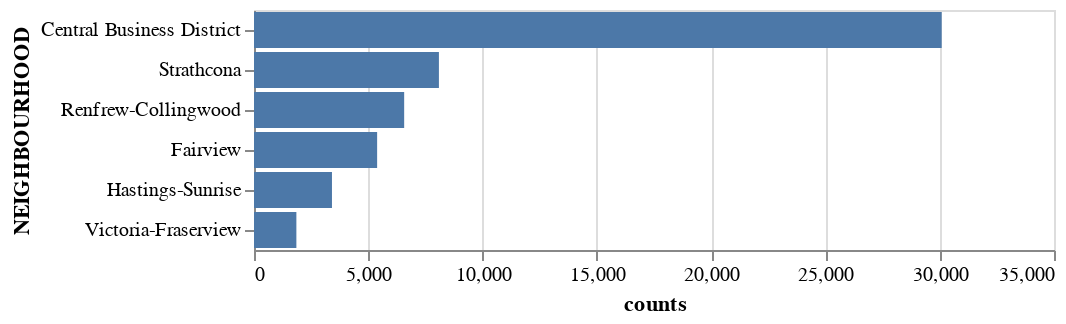

The cell this chart's notebook holds for it:
### Code cell
## Crime counts by neighborhood

# Group the data by neighborhood and count the number of crimes in each neighborhood
crime_counts = df.groupby('NEIGHBOURHOOD').size().reset_index(name='counts')

# Create a bar chart showing the crime counts by neighborhood
chart = alt.Chart(crime_counts).mark_bar().encode(
    x='counts',
    y=alt.Y('NEIGHBOURHOOD:N', sort='-x'),
)

chart

### Figure 1 — Vega-Lite specification as saved in the notebook (floating-point values rounded to 4 significant figures)
{"$schema": "https://vega.github.io/schema/vega-lite/v4.8.1.json", "config": {"view": {"continuousHeight": 300, "continuousWidth": 400}}, "data": {"name": "data-46fdcbb35ada6151e0b9231dbad9b087"}, "datasets": {"data-46fdcbb35ada6151e0b9231dbad9b087": [{"NEIGHBOURHOOD": "Central Business District", "counts": 30086}, {"NEIGHBOURHOOD": "Fairview", "counts": 5387}, {"NEIGHBOURHOOD": "Hastings-Sunrise", "counts": 3411}, {"NEIGHBOURHOOD": "Renfrew-Collingwood", "counts": 6570}, {"NEIGHBOURHOOD": "Strathcona", "counts": 8090}, {"NEIGHBOURHOOD": "Victoria-Fraserview", "counts": 1854}]}, "encoding": {"x": {"field": "counts", "type": "quantitative"}, "y": {"field": "NEIGHBOURHOOD", "sort": "-x", "type": "nominal"}}, "mark": "bar"}
